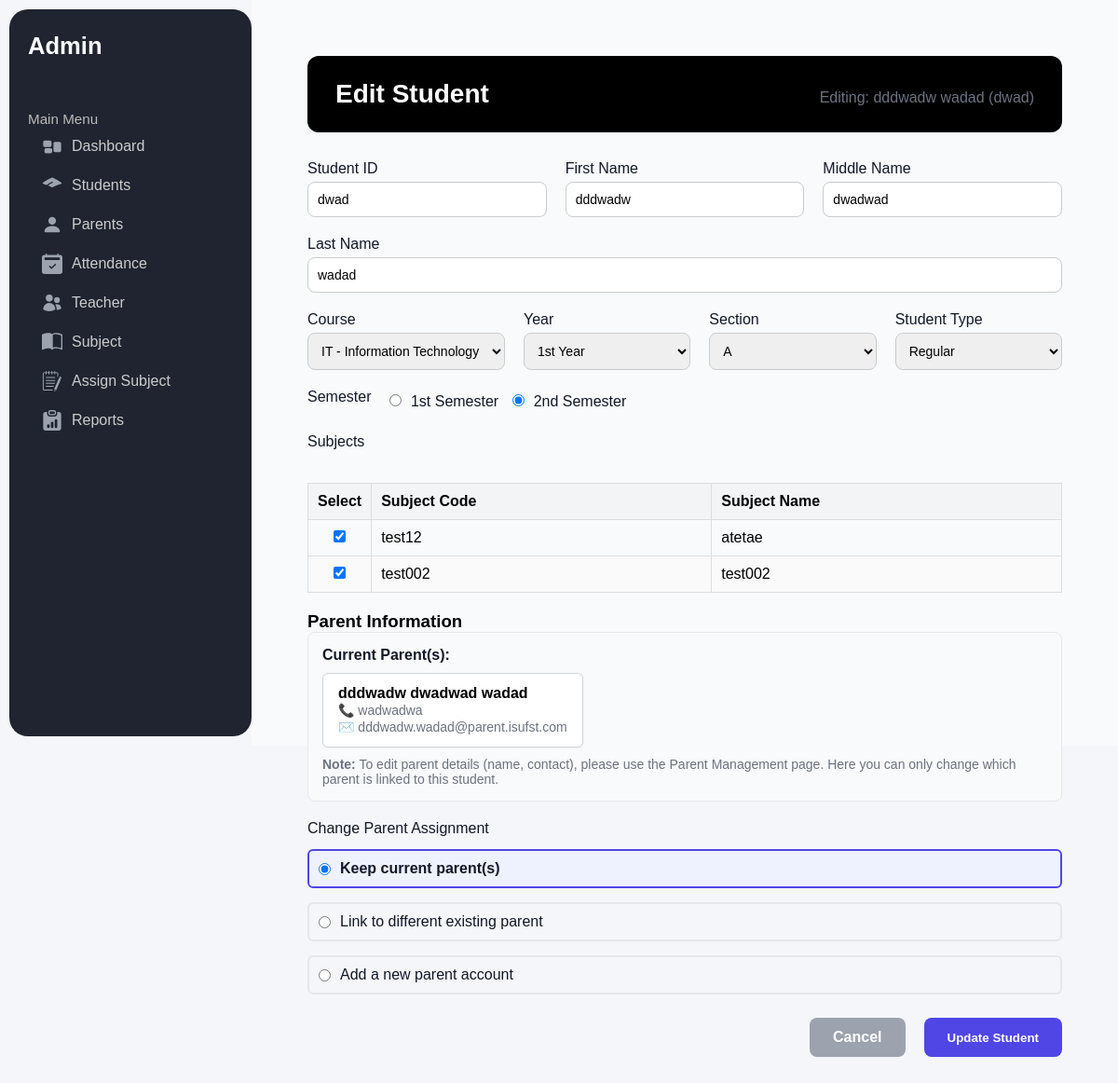
Page /accounts/student/dwad/edit/ on the earlier database version.
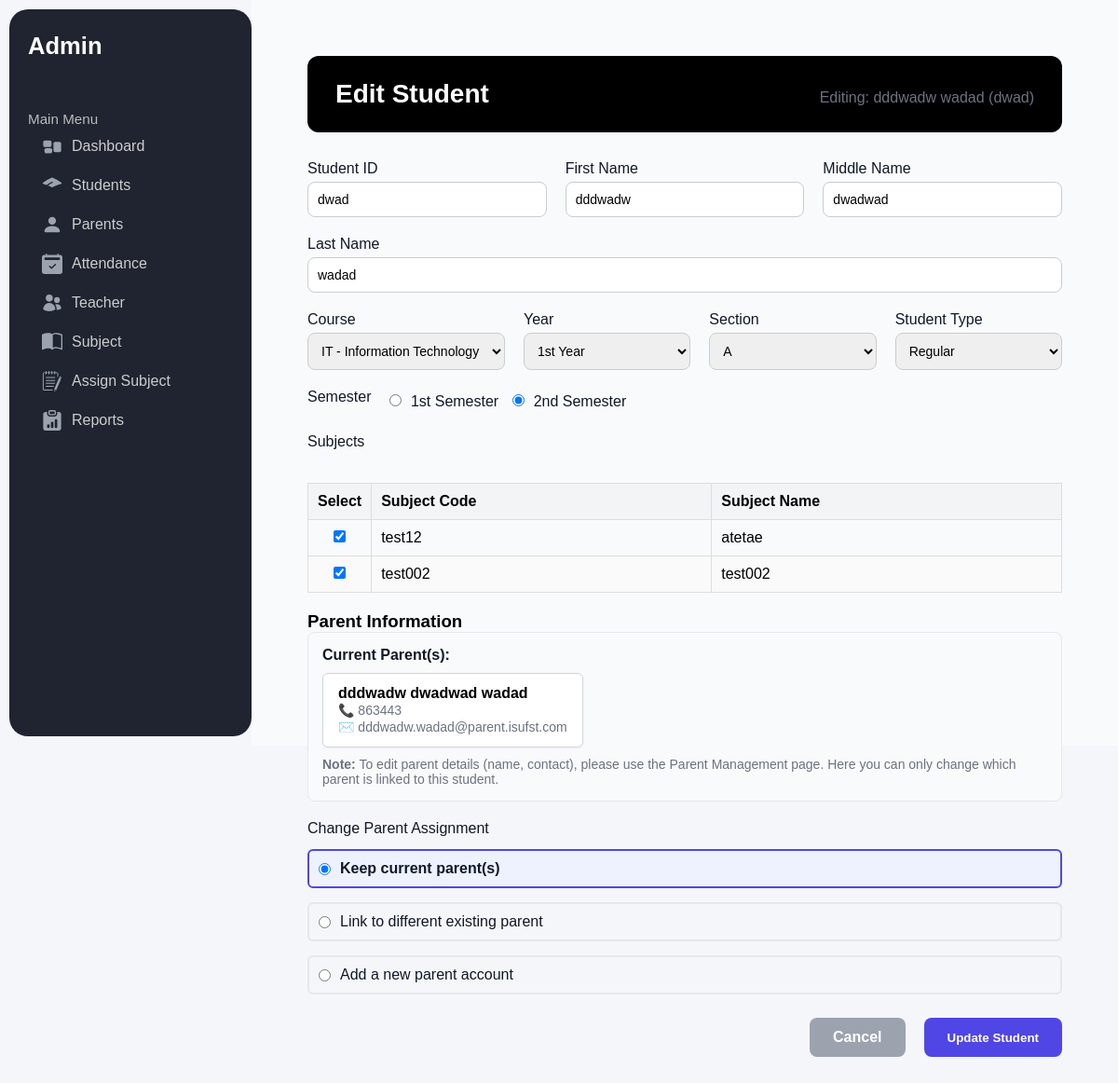
Same page on the later database version.
### accounts/models.py (models this page shows, shortened)
class ParentProfile(models.Model):
    user = models.OneToOneField(CustomUser, on_delete=models.CASCADE, limit_choices_to={'role':'parent'})
    first_name = models.CharField(max_length=50,)
    middle_name = models.CharField(max_length=50,)
    last_name = models.CharField(max_length=50,)
    contact_number = models.CharField(max_length=20, blank=True, null=True)

class CustomUser(AbstractUser):
    ROLE_CHOICES = (
        ('admin','Admin'),
        ('teacher','Teacher'),
        ('student','Student'),
        ('parent','Parent')
    )
    role = models.CharField(max_length=10, choices=ROLE_CHOICES)
    first_login = models.BooleanField(default=True)

### accounts/views.py (the view)
# urls.py: path('student/<str:student_id>/edit/',views.edit_student, name = 'edit_student'),
def edit_student(request, student_id):
    student_profile = get_object_or_404(StudentProfile, student_ID=student_id)
    student_user = student_profile.user
    enrolled_subjects = student_profile.subjects.all()
    detected_semester = enrolled_subjects.first().semester_number if enrolled_subjects.exists() else '1st'
    semester = request.POST.get('semester', detected_semester)
    course = request.POST.get('course', student_profile.course.id if student_profile.course else None)
    year = request.POST.get('year', student_profile.year)
    if request.method == 'POST':
        selected_parent_id = request.POST.get('parent_select', '').strip()
        create_new_parent = request.POST.get('create_new_parent') == 'true'
        student_form = StudentProfileForm(request.POST, instance=student_profile, semester=semester, course=course)
        user_form = StudentUserForm(request.POST, instance=student_user)
        if create_new_parent:
            parent_user_form = parentUserForm(request.POST)
            parent_profile_form = parentProfileForm(request.POST)
            valid_parent_forms = parent_user_form.is_valid() and parent_profile_form.is_valid()
        else:
            parent_user_form = parentUserForm()
            parent_profile_form = parentProfileForm()
            valid_parent_forms = True
        if student_form.is_valid() and user_form.is_valid() and valid_parent_forms:
            try:
                if create_new_parent:
                    parent_first = parent_profile_form.cleaned_data['first_name']
                    parent_last = parent_profile_form.cleaned_data['last_name']
                    parent_email, parent_username = generate_unique_email(parent_first, parent_last)
                    parent_user = parent_user_form.save(commit=False)
                    parent_user.email = parent_email
                    parent_user.username = parent_username
                    parent_user.set_password(get_random_string(8))
                    parent_user.role = 'parent'
                    parent_user.first_login = True
                    parent_user.save()
                    parent_profile = parent_profile_form.save(commit=False)
                    parent_profile.user = parent_user
                    parent_profile.save()
                    student_profile.parents.clear()
                    student_profile.parents.add(parent_profile)
                elif selected_parent_id:
                    parent_profile = ParentProfile.objects.get(id=int(selected_parent_id))
                    student_profile.parents.clear()
                    student_profile.parents.add(parent_profile)
                student_profile = student_form.save(commit=False)
                student_profile.user = student_user
                student_profile.save()
                subject_ids = [int(i) for i in request.POST.getlist('subjects') if i]
                student_profile.subjects.set(subject_ids)
                messages.success(request, "Student updated successfully!")
                return redirect('accounts:manage_student')
            except IntegrityError:
                student_form.add_error(None, "A database integrity error occurred (maybe duplicate email/username).")
                if create_new_parent:
                    parent_user_form.add_error(None, "Parent email already exists.")
            except Exception as e:
                student_form.add_error(None, f"Unexpected error: {str(e)}")
    else:
        student_form = StudentProfileForm(instance=student_profile, semester=semester, course=course)
        user_form = StudentUserForm(instance=student_user)
        parent_user_form = parentUserForm()
        parent_profile_form = parentProfileForm()
    subjects = Subject.objects.filter(semester_number=semester)
    if course:
        subjects = subjects.filter(course_id=course)
    if year:
        subject_ids = SubjectOffering.objects.filter(year=year).values_list('subject_id', flat=True)
        subjects = subjects.filter(id__in=subject_ids)
    enrolled_subject_ids = list(student_profile.subjects.values_list('id', flat=True))
    current_parents = student_profile.parents.all()
    parents = ParentProfile.objects.all().order_by('first_name', 'last_name')
    forms_list = [user_form, student_form, parent_user_form, parent_profile_form]
    return render(request, 'dashboard/edit_student.html', {
        'user_form': user_form,
        'student_form': student_form,
        'parent_user_form': parent_user_form,
        'parent_profile_form': parent_profile_form,
        'student_profile': student_profile,
        'semester': semester,
        'subjects': subjects,
        'enrolled_subject_ids': enrolled_subject_ids,
        'current_parents': current_parents,
        'forms_list': forms_list,
        'parents': parents,
    })

### accounts/forms.py (shortened to what this page needs)
class StudentUserForm(forms.ModelForm):
    class Meta:
        model = CustomUser
        fields = ['email']
        widgets = {
            'email': forms.EmailInput(attrs={'class': 'form-control'}),
        }

### academics/models.py (called while the page is built)
    def __str__(self):
        return f"{self.name} - {self.description}"

### dashboard/templates/dashboard/edit_student.html (shortened to what the changed rows need)
{% extends 'base.html' %}
{% load static %}
{% block content %}
<div class="dashboard-container">
  <div class="dashboard-header" style="margin-bottom: 30px;">
    <h2>Edit Student</h2>
  </div>
  <form action="{% url 'accounts:edit_student' student_profile.student_ID %}" method="post" class="edit-student-form" id="studentForm" onsubmit="return validateForm()">
    <div class="form-row">
      <table class="subjects-table">
        <thead>
          <tr>
            <th style="width:50px;">Select</th>
            <th>Subject Code</th>
            <th>Subject Name</th>
          </tr>
        </thead>
      </table>
    </div>
    {% if current_parents %}
      <div class="current-parents-display">
        <div class="parent-list">
          {% for parent in current_parents %}
            <div class="parent-card">
              <div class="parent-info">
                <strong>{{ parent.first_name }} {{ parent.middle_name }} {{ parent.last_name }}</strong><br>
                <span style="color: #6b7280; font-size: 14px;">📞 {{ parent.contact_number }}</span><br>
                <span style="color: #6b7280; font-size: 14px;">✉️ {{ parent.user.email }}</span>
              </div>
            </div>
          {% endfor %}
        </div>
      </div>
    {% endif %}
  </form>
</div>
{% endblock %}

Differences in the rows shown:
changed ParentProfile "dddwadw": contact_number "wadwadwa" → "863443"
